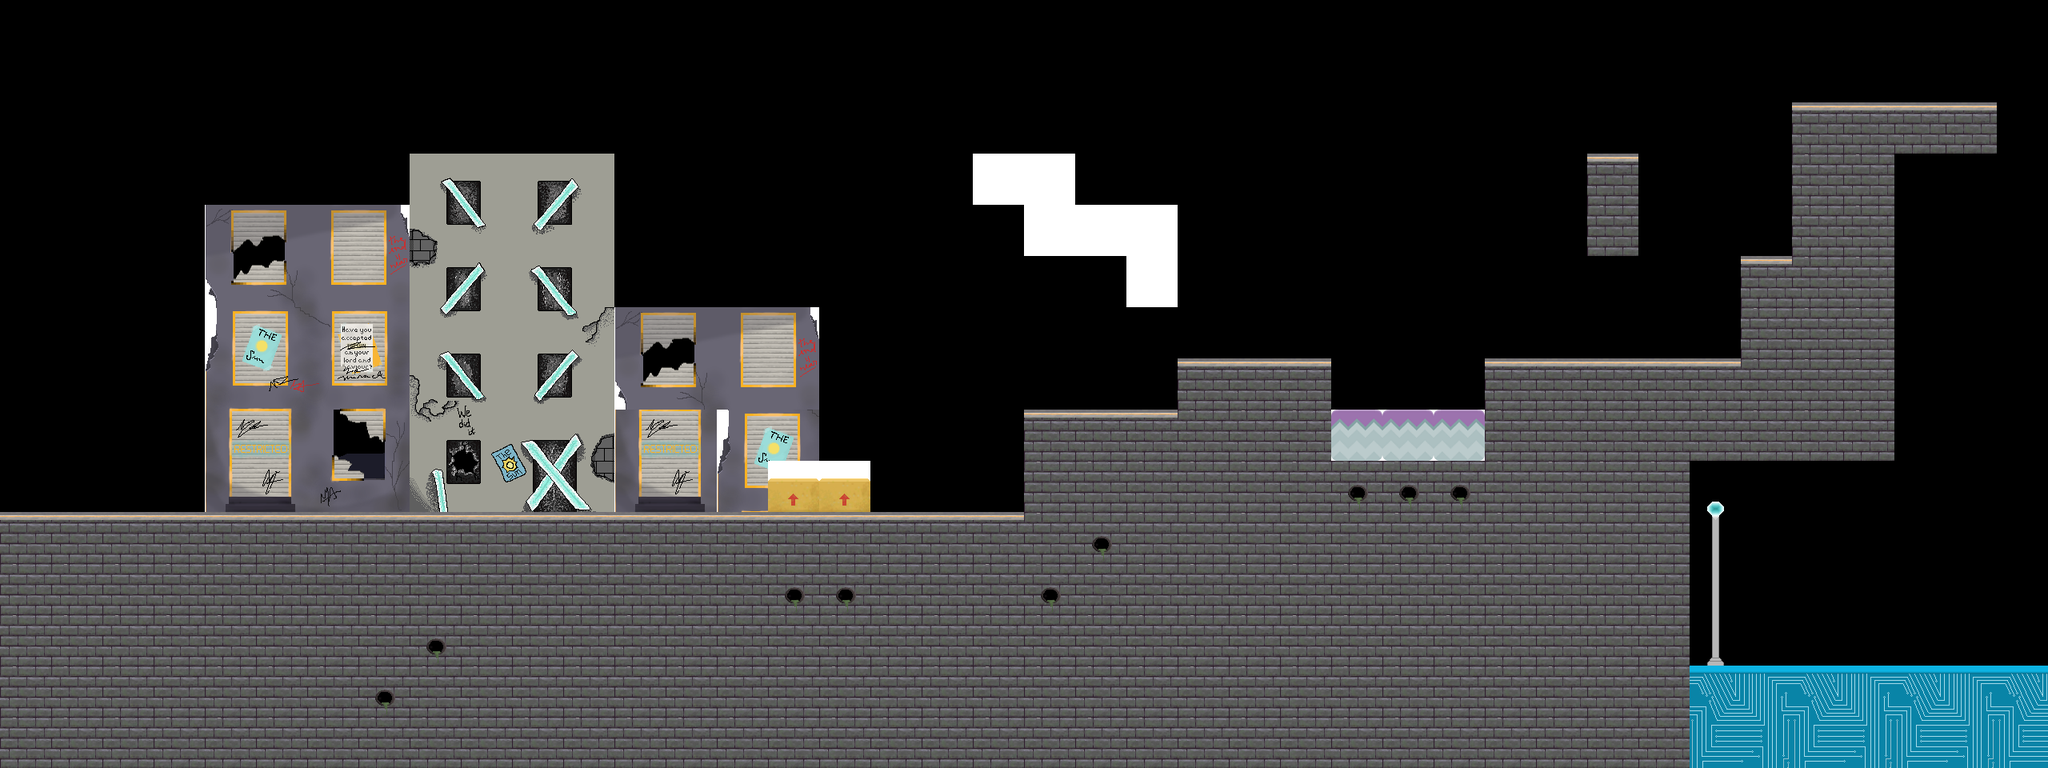

A 2D game scene composited from a Tiled map and its tileset images. What follows is a short description and the map's XML, with every tile layer's data as written:
An orthogonal 40x15 tile map with 64x64 px tiles, 3 tile layers (Midground, background, Camada de Tiles 1), 9 tilesets.

<map version="1.0" orientation="orthogonal" renderorder="left-up" width="40" height="15" tilewidth="64" tileheight="64" nextobjectid="1">
 <tileset firstgid="1" name="Tileset1" tilewidth="64" tileheight="64" tilecount="4" columns="2">
  <image source="Tileset2.png" trans="ffffff" width="128" height="128" />
 </tileset>
 <tileset firstgid="5" name="predio_1" tilewidth="64" tileheight="64" tilecount="24" columns="4">
  <image source="predio_1.png" trans="ffffff" width="256" height="384" />
 </tileset>
 <tileset firstgid="29" name="prédio_2" tilewidth="64" tileheight="64" tilecount="28" columns="4">
  <image source="prédio-1.png" trans="ffffff" width="256" height="448" />
 </tileset>
 <tileset firstgid="57" name="TilesetOLD" tilewidth="64" tileheight="64" tilecount="4" columns="2">
  <image source="Tileset1.png" trans="ffffff" width="128" height="128" />
 </tileset>
 <tileset firstgid="61" name="Boxes1" tilewidth="64" tileheight="64" tilecount="4" columns="2">
  <image source="Boxes1.png" trans="ffffff" width="128" height="128" />
 </tileset>
 <tileset firstgid="65" name="palafita" tilewidth="64" tileheight="64" tilecount="3" columns="1">
  <image source="palafita.png" trans="ffffff" width="64" height="192" />
 </tileset>
 <tileset firstgid="68" name="Poste" tilewidth="64" tileheight="64" tilecount="3" columns="1">
  <image source="Poste.png" trans="ffffff" width="64" height="192" />
 </tileset>
 <tileset firstgid="71" name="4_tiles_circuito" tilewidth="64" tileheight="64" tilecount="4" columns="2">
  <image source="4_tiles_circuito.png" trans="ffffff" width="128" height="128" />
 </tileset>
 <tileset firstgid="75" name="poste2" tilewidth="64" tileheight="64" tilecount="4" columns="1">
  <image source="poste2.png" trans="ffffff" width="64" height="256" />
 </tileset>
 <layer name="Midground" width="40" height="15">
  <data encoding="csv">
0,0,0,0,0,0,0,0,0,0,0,0,0,0,0,0,0,0,0,0,0,0,0,0,0,0,0,0,0,0,0,0,0,0,0,0,0,0,0,0,
0,0,0,0,0,0,0,0,0,0,0,0,0,0,0,0,0,0,0,0,0,0,0,0,0,0,0,0,0,0,0,0,0,0,0,0,0,0,0,0,
0,0,0,0,0,0,0,0,0,0,0,0,0,0,0,0,0,0,0,0,0,0,0,0,0,0,0,0,0,0,0,0,0,0,0,0,0,0,0,0,
0,0,0,0,0,0,0,0,0,0,78,0,0,0,0,0,0,0,0,0,0,0,0,0,0,0,0,0,0,0,0,0,0,0,0,0,0,0,0,0,
0,0,0,0,0,0,0,0,0,0,78,0,0,0,0,0,0,0,0,0,0,0,0,0,0,0,0,0,0,0,0,0,0,0,0,0,0,0,0,0,
0,0,0,0,0,0,73,73,0,0,78,0,0,0,0,0,0,0,0,0,0,0,0,0,0,0,0,0,0,0,0,0,0,0,0,0,0,0,0,0,
0,0,0,0,0,0,0,73,73,73,73,0,0,0,73,0,0,0,0,0,0,0,0,0,0,0,0,0,0,0,0,0,0,0,0,0,0,0,0,0,
0,0,0,0,73,73,73,73,73,73,78,73,0,0,0,0,0,0,0,0,0,0,0,0,0,0,0,0,0,0,0,0,0,0,0,0,0,0,0,0,
0,0,0,0,0,0,73,73,73,78,78,73,0,0,0,0,0,0,0,0,0,0,0,0,0,0,0,0,0,0,0,0,0,0,0,0,0,0,0,0,
0,0,0,0,0,0,73,73,73,73,73,73,73,0,0,0,0,0,0,0,0,0,0,0,0,0,0,0,0,0,0,0,0,0,0,0,0,0,0,0,
0,0,0,0,0,0,0,73,73,0,0,0,0,0,0,0,0,0,0,0,0,0,0,0,0,0,0,0,0,0,0,0,0,0,0,0,0,0,0,0,
0,0,0,0,0,0,0,73,73,0,0,0,0,0,0,0,0,0,0,0,0,0,0,0,0,0,0,0,0,0,0,0,0,0,0,0,0,0,0,0,
0,0,0,0,0,0,0,0,0,0,0,0,0,0,0,0,0,0,0,0,0,0,0,0,0,0,0,0,0,0,0,0,0,0,0,0,0,0,0,0,
0,0,0,0,0,0,0,0,0,0,0,0,0,0,0,0,0,0,0,0,0,0,0,0,0,0,0,0,0,0,0,0,0,0,0,0,0,0,0,0,
0,0,0,0,0,0,0,0,0,0,0,0,0,0,0,0,0,0,0,0,0,0,0,0,0,0,0,0,0,0,0,0,0,0,0,0,0,0,0,0
</data>
 </layer>
 <layer name="background" width="40" height="15">
  <data encoding="csv">
0,0,0,0,0,0,0,0,0,0,0,0,0,0,0,0,0,0,0,0,0,0,0,0,0,0,0,0,0,0,0,0,0,0,0,0,0,0,0,0,
0,0,0,0,0,0,0,0,0,0,0,0,0,0,0,0,0,0,0,0,0,0,0,0,0,0,0,0,0,0,0,0,0,0,0,0,0,0,0,0,
0,0,0,0,0,0,0,0,0,0,0,0,0,0,0,0,0,0,0,0,0,0,0,0,0,0,0,0,0,0,0,0,0,0,0,0,0,0,0,0,
0,0,0,0,0,0,0,0,0,0,0,0,0,0,0,0,0,0,0,0,0,0,0,0,0,0,0,0,0,0,0,0,0,0,0,0,0,0,0,0,
0,0,0,0,0,0,0,0,0,0,0,0,0,0,0,0,0,0,0,0,0,0,0,0,0,0,0,0,0,0,0,0,0,0,0,0,0,0,0,0,
0,0,0,0,0,0,0,0,0,0,0,0,0,0,0,0,0,0,0,0,0,0,0,0,0,0,0,0,0,0,0,0,0,0,0,0,0,0,0,0,
0,0,0,0,0,0,0,0,0,0,0,0,0,0,0,0,0,0,0,0,0,0,0,0,0,0,0,0,0,0,0,0,0,0,0,0,0,0,0,0,
0,0,0,0,0,0,0,0,0,0,0,0,0,0,0,0,0,0,0,0,0,0,0,0,0,0,0,0,0,0,0,0,0,0,0,0,0,0,0,0,
0,0,0,0,0,0,0,0,0,0,0,0,0,0,0,0,0,0,0,0,0,0,0,0,0,0,0,0,0,0,0,0,0,0,0,0,0,0,0,0,
0,0,0,0,0,0,0,0,0,0,0,0,0,0,17,18,0,0,0,0,0,0,0,0,0,0,0,0,0,0,0,0,0,0,0,0,0,0,0,0,
0,0,0,0,0,0,0,0,0,0,0,0,0,0,0,0,0,0,0,0,0,0,0,0,0,0,0,0,0,0,0,0,0,0,0,0,0,0,0,0,
0,0,0,0,0,0,0,0,0,0,0,0,0,0,0,0,0,0,0,0,0,0,0,0,0,0,0,0,0,0,0,0,0,0,0,0,0,0,0,0,
0,0,0,0,0,0,0,0,0,0,0,0,0,0,0,0,0,0,0,0,0,0,0,0,0,0,0,0,0,0,0,0,0,0,0,0,0,0,0,0,
0,0,0,0,0,0,0,0,0,0,0,0,0,0,0,0,0,0,0,0,0,0,0,0,0,0,0,0,0,0,0,0,0,0,0,0,0,0,0,0,
0,0,0,0,0,0,0,0,0,0,0,0,0,0,0,0,0,0,0,0,0,0,0,0,0,0,0,0,0,0,0,0,0,0,0,0,0,0,0,0
</data>
 </layer>
 <layer name="Camada de Tiles 1" width="40" height="15">
  <data encoding="csv">
0,0,0,0,0,0,0,0,0,0,0,0,0,0,0,0,0,0,0,0,0,0,0,0,0,0,0,0,0,0,0,0,0,0,0,0,0,0,0,0,
0,0,0,0,0,0,0,0,0,0,0,0,0,0,0,0,0,0,0,0,0,0,0,0,0,0,0,0,0,0,0,0,0,0,0,0,0,0,0,0,
0,0,0,0,0,0,0,0,0,0,0,0,0,0,0,0,0,0,0,0,0,0,0,0,0,0,0,0,0,0,0,0,0,0,0,3,3,3,3,0,
0,0,0,0,0,0,0,0,29,30,31,32,0,0,0,0,0,0,0,4,4,0,0,0,0,0,0,0,0,0,0,3,0,0,0,2,2,0,0,0,
0,0,0,0,5,6,7,8,33,34,35,36,0,0,0,0,0,0,0,0,4,4,4,0,0,0,0,0,0,0,0,2,0,0,0,2,2,0,0,0,
0,0,0,0,9,10,11,12,37,38,39,40,0,0,0,0,0,0,0,0,0,0,4,0,0,0,0,0,0,0,0,0,0,0,3,2,2,0,0,0,
0,0,0,0,13,14,15,16,41,42,43,44,5,6,7,8,0,0,0,0,0,0,0,0,0,0,0,0,0,0,0,0,0,0,2,2,2,0,0,0,
0,0,0,0,17,18,19,20,45,46,47,48,9,10,11,12,0,0,0,0,0,0,0,3,3,3,0,0,0,3,3,3,3,3,2,2,2,0,0,0,
0,0,0,0,21,22,23,24,49,50,51,52,21,22,13,14,0,0,0,0,3,3,3,2,2,2,59,59,59,2,2,2,2,2,2,2,2,0,0,0,
0,0,0,0,25,26,27,28,53,54,55,56,25,26,0,63,63,0,0,0,2,2,2,2,2,2,1,1,1,2,2,2,2,75,0,0,0,0,0,0,
3,3,3,3,3,3,3,3,3,3,3,3,3,3,3,3,3,3,3,3,2,1,2,2,2,2,2,2,2,2,2,2,2,76,0,0,0,0,0,0,
2,2,2,2,2,2,2,2,2,2,2,2,2,2,2,1,1,2,2,2,1,2,2,2,2,2,2,2,2,2,2,2,2,77,0,0,0,0,0,0,
2,2,2,2,2,2,2,2,1,2,2,2,2,2,2,2,2,2,2,2,2,2,2,2,2,2,2,2,2,2,2,2,2,78,0,0,0,0,0,0,
2,2,2,2,2,2,2,1,2,2,2,2,2,2,2,2,2,2,2,2,2,2,2,2,2,2,2,2,2,2,2,2,2,71,72,71,72,71,72,71,
2,2,2,2,2,2,2,2,2,2,2,2,2,2,2,2,2,2,2,2,2,2,2,2,2,2,2,2,2,2,2,2,2,73,74,73,74,73,74,73
</data>
 </layer>
</map>